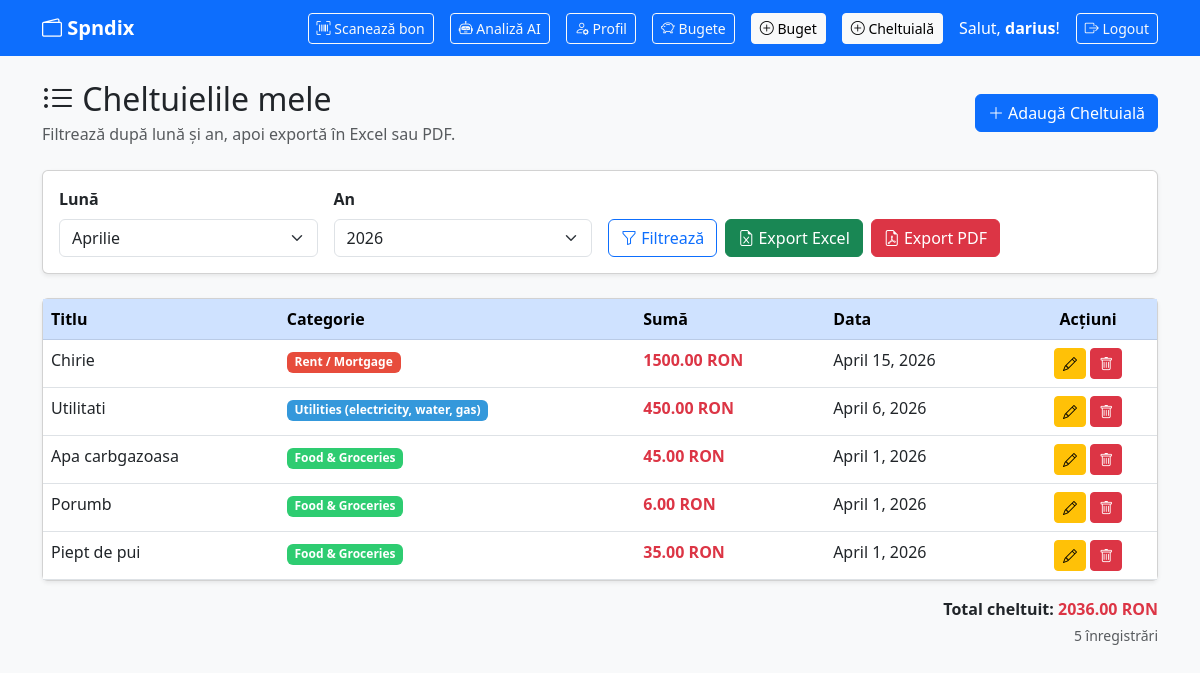
The page /cheltuieli/ (signed in) on the database as committed earlier.
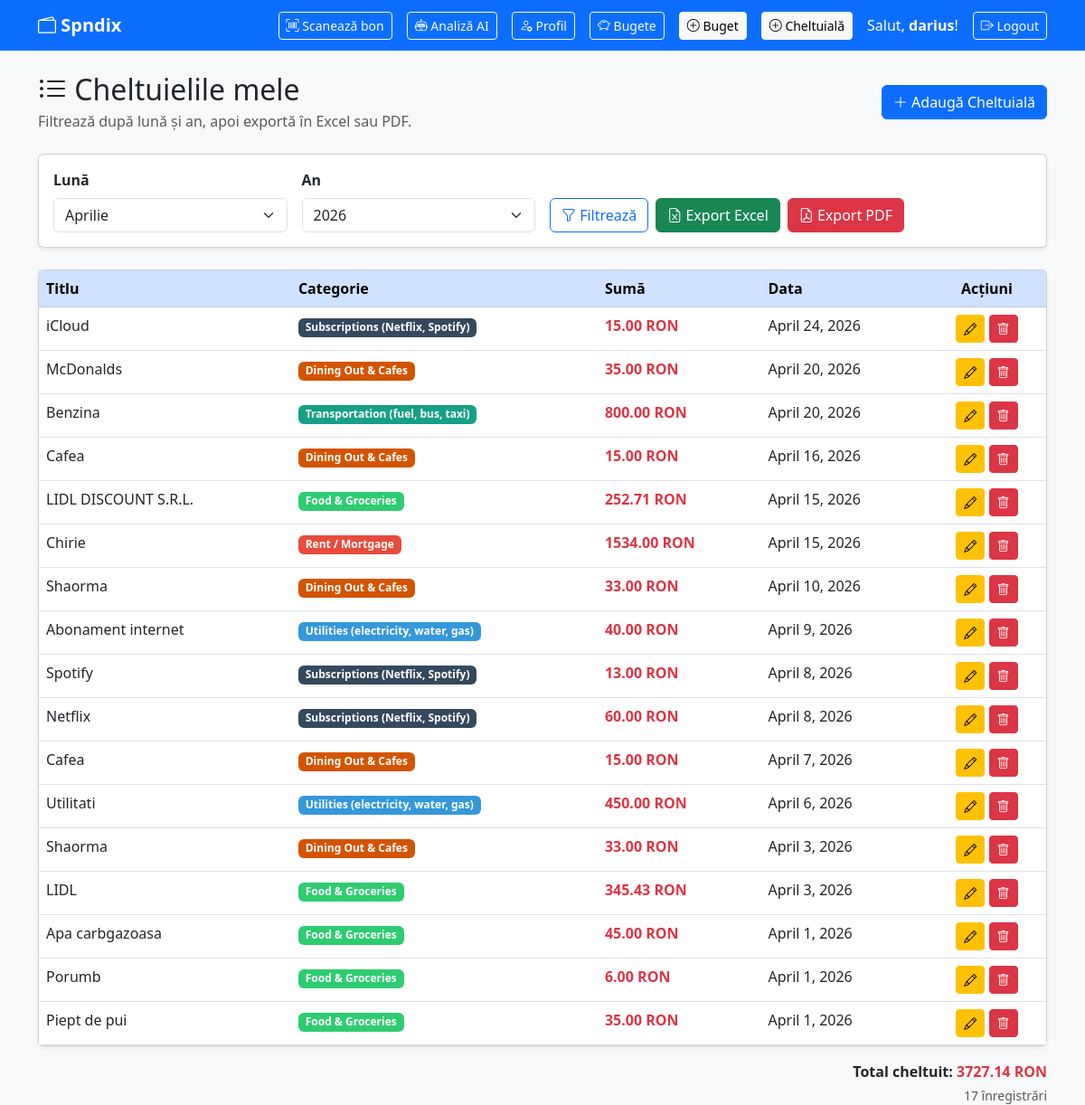
The same page on the database as committed later.
### spndix/models.py (models this page shows, shortened)
class Cheltuiala(models.Model):
    utilizator = models.ForeignKey(User, on_delete=models.CASCADE)
    categorie = models.ForeignKey(Categorie, on_delete=models.SET_NULL, null=True)
    titlu = models.CharField(max_length=200)
    suma = models.DecimalField(max_digits=10, decimal_places=2)
    data = models.DateField()
    descriere = models.TextField(blank=True, null=True)
    creat_la = models.DateTimeField(auto_now_add=True)
    class Meta:
        verbose_name_plural = "Cheltuieli"
        ordering = ['-data']

class Categorie(models.Model):
    nume = models.CharField(max_length=100)
    descriere = models.TextField(blank=True, null=True)
    culoare = models.CharField(max_length=7, default='#3498db')
    class Meta:
        verbose_name_plural = "Categorii"

### spndix/views.py (the view)
# urls.py: path('cheltuieli/', views.lista_cheltuieli, name='lista_cheltuieli'),
@login_required
def lista_cheltuieli(request):
    cheltuieli = Cheltuiala.objects.filter(utilizator=request.user).select_related('categorie').order_by('-data', '-id')
    luna_selectata, an_selectat = obtine_filtre_luna_an(request)
    cheltuieli_filtrate = cheltuieli.filter(data__month=luna_selectata, data__year=an_selectat)
    total_cheltuit = cheltuieli_filtrate.aggregate(total=Sum('suma'))['total'] or 0
    ani_disponibili = sorted(
        set(
            Cheltuiala.objects.filter(utilizator=request.user).dates('data', 'year')
        ),
        reverse=True,
    )
    ani_disponibili = [data.year for data in ani_disponibili]
    if an_selectat not in ani_disponibili:
        ani_disponibili.insert(0, an_selectat)
    context = {
        'cheltuieli': cheltuieli_filtrate,
        'total_cheltuit': total_cheltuit,
        'luna_selectata': luna_selectata,
        'an_selectat': an_selectat,
        'luni': LUNA_CHOICES,
        'ani_disponibili': sorted(set(ani_disponibili), reverse=True),
    }
    return render(request, 'spndix/lista.html', context)

### spndix/views.py (called while the page is built)
def obtine_filtre_luna_an(request):
    acum = timezone.now()
    luna = request.GET.get('month')
    an = request.GET.get('year')
    try:
        luna = int(luna)
    except (TypeError, ValueError):
        luna = acum.month
    try:
        an = int(an)
    except (TypeError, ValueError):
        an = acum.year
    if luna < 1 or luna > 12:
        luna = acum.month
    return luna, an

### spndix/templates/spndix/lista.html (shortened to what the changed rows need)
{% extends 'spndix/base.html' %}
{% block content %}
<div class="d-flex justify-content-between align-items-center mb-4 flex-wrap gap-2">
    <div>
        <h2 class="mb-1"><i class="bi bi-list-ul"></i> Cheltuielile mele</h2>
    </div>
</div>
{% if cheltuieli %}
    <div class="card shadow-sm">
        <div class="table-responsive">
            <table class="table table-hover mb-0">
                <thead class="table-primary">
                    <tr>
                        <th>Titlu</th>
                        <th>Categorie</th>
                        <th>Sumă</th>
                        <th>Data</th>
                        <th class="text-center">Acțiuni</th>
                    </tr>
                </thead>
                <tbody>
                    {% for c in cheltuieli %}
                    <tr>
                        <td>{{ c.titlu }}</td>
                        <td>
                            {% if c.categorie %}
                                {% with c.categorie.culoare|default:'#6c757d' as culoare %}
                                    <span class="badge" style="background-color: {{ culoare }}">
                                        {{ c.categorie.nume }}
                                    </span>
                                {% endwith %}
                            {% else %}
                                <span class="text-muted">—</span>
                            {% endif %}
                        </td>
                        <td class="fw-bold text-danger">{{ c.suma }} RON</td>
                        <td>{{ c.data }}</td>
                        <td class="text-center">
                            <a href="{% url 'editeaza_cheltuiala' c.pk %}" class="btn btn-sm btn-warning">
                                <i class="bi bi-pencil"></i>
                            </a>
                            <a href="{% url 'sterge_cheltuiala' c.pk %}" class="btn btn-sm btn-danger">
                                <i class="bi bi-trash"></i>
                            </a>
                        </td>
                    </tr>
                    {% endfor %}
                </tbody>
            </table>
        </div>
    </div>
    <div class="mt-3 text-end">
        <strong>Total cheltuit:
            <span class="text-danger">
                {{ total_cheltuit|floatformat:2 }} RON
            </span>
        </strong>
        <div class="text-muted small mt-1">
            {{ cheltuieli|length }} înregistrări
        </div>
    </div>
{% endif %}
{% endblock %}

Rows that differ between the two databases and show on the page:
added Cheltuiala: titlu "iCloud", categorie.nume "Subscriptions (Netflix, Spotify)", suma "15.00", data "April 24, 2026"
added Cheltuiala: titlu "McDonalds", categorie.nume "Dining Out & Cafes", suma "35.00", data "April 20, 2026"
added Cheltuiala: titlu "Benzina", categorie.nume "Transportation (fuel, bus, taxi)", suma "800.00", data "April 20, 2026"
added Cheltuiala: titlu "Cafea", categorie.nume "Dining Out & Cafes", suma "15.00", data "April 16, 2026"
added Cheltuiala: titlu "LIDL DISCOUNT S.R.L.", categorie.nume "Food & Groceries", suma "252.71", data "April 15, 2026"
changed Cheltuiala "Chirie": suma "1500.00" → "1534.00"
added Cheltuiala: titlu "Shaorma", categorie.nume "Dining Out & Cafes", suma "33.00", data "April 10, 2026"
added Cheltuiala: titlu "Abonament internet", categorie.nume "Utilities (electricity, water, gas)", suma "40.00", data "April 9, 2026"
added Cheltuiala: titlu "Spotify", categorie.nume "Subscriptions (Netflix, Spotify)", suma "13.00", data "April 8, 2026"
added Cheltuiala: titlu "Netflix", categorie.nume "Subscriptions (Netflix, Spotify)", suma "60.00", data "April 8, 2026"
added Cheltuiala: titlu "Cafea", categorie.nume "Dining Out & Cafes", suma "15.00", data "April 7, 2026"
added Cheltuiala: titlu "Shaorma", categorie.nume "Dining Out & Cafes", suma "33.00", data "April 3, 2026"
added Cheltuiala: titlu "LIDL", categorie.nume "Food & Groceries", suma "345.43", data "April 3, 2026"
Other text that changed with them:
{{ total_cheltuit|floatformat:2 }}: "2036.00" → "3727.14"
{{ cheltuieli|length }}: "5" → "17"
